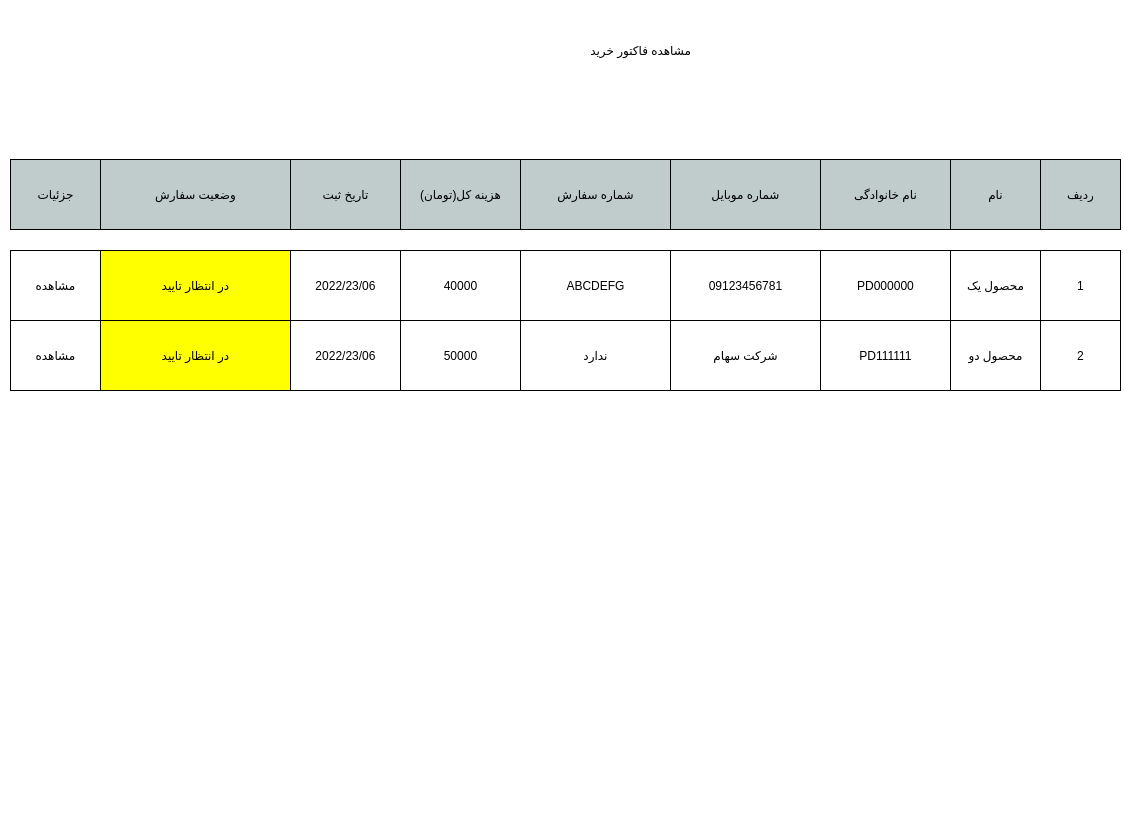
<?xml version="1.0" encoding="UTF-8"?>
<ui version="4.0">
 <class>mainWindow</class>
 <widget class="QDialog" name="mainWindow">
  <property name="geometry">
   <rect>
    <x>0</x>
    <y>0</y>
    <width>1124</width>
    <height>832</height>
   </rect>
  </property>
  <property name="windowTitle">
   <string>Dialog</string>
  </property>
  <property name="styleSheet">
   <string notr="true">#mainWindow{
background-color : #fff
}</string>
  </property>
  <widget class="QWidget" name="headerSection" native="true">
   <property name="geometry">
    <rect>
     <x>0</x>
     <y>0</y>
     <width>1121</width>
     <height>161</height>
    </rect>
   </property>
   <property name="styleSheet">
    <string notr="true">#headerSection{
	border : 1px solid #fff

}</string>
   </property>
   <widget class="QLabel" name="label">
    <property name="geometry">
     <rect>
      <x>400</x>
      <y>30</y>
      <width>291</width>
      <height>41</height>
     </rect>
    </property>
    <property name="styleSheet">
     <string notr="true">font: 22pt &quot;B narm&quot;;</string>
    </property>
    <property name="text">
     <string>مشاهده فاکتور خرید</string>
    </property>
   </widget>
   <widget class="QLabel" name="count_lbl">
    <property name="geometry">
     <rect>
      <x>800</x>
      <y>110</y>
      <width>241</width>
      <height>20</height>
     </rect>
    </property>
    <property name="styleSheet">
     <string notr="true">font: 14pt &quot;B Nazanin&quot;;</string>
    </property>
    <property name="text">
     <string/>
    </property>
   </widget>
  </widget>
  <widget class="QWidget" name="widget" native="true">
   <property name="geometry">
    <rect>
     <x>0</x>
     <y>159</y>
     <width>1121</width>
     <height>81</height>
    </rect>
   </property>
   <widget class="QPushButton" name="pushButton">
    <property name="geometry">
     <rect>
      <x>950</x>
      <y>0</y>
      <width>91</width>
      <height>71</height>
     </rect>
    </property>
    <property name="styleSheet">
     <string notr="true">border:1px solid #000;
background-color: rgb(191, 204, 203);</string>
    </property>
    <property name="text">
     <string>نام</string>
    </property>
   </widget>
   <widget class="QPushButton" name="pushButton_2">
    <property name="geometry">
     <rect>
      <x>820</x>
      <y>0</y>
      <width>131</width>
      <height>71</height>
     </rect>
    </property>
    <property name="styleSheet">
     <string notr="true">border:1px solid #000;
background-color: rgb(191, 204, 203);</string>
    </property>
    <property name="text">
     <string>نام خانوادگی</string>
    </property>
   </widget>
   <widget class="QPushButton" name="pushButton_3">
    <property name="geometry">
     <rect>
      <x>670</x>
      <y>0</y>
      <width>151</width>
      <height>71</height>
     </rect>
    </property>
    <property name="styleSheet">
     <string notr="true">border:1px solid #000;
background-color: rgb(191, 204, 203);</string>
    </property>
    <property name="text">
     <string>شماره موبایل</string>
    </property>
   </widget>
   <widget class="QPushButton" name="pushButton_4">
    <property name="geometry">
     <rect>
      <x>1040</x>
      <y>0</y>
      <width>81</width>
      <height>71</height>
     </rect>
    </property>
    <property name="styleSheet">
     <string notr="true">border:1px solid #000;
background-color: rgb(191, 204, 203);</string>
    </property>
    <property name="text">
     <string>ردیف</string>
    </property>
   </widget>
   <widget class="QPushButton" name="pushButton_6">
    <property name="geometry">
     <rect>
      <x>520</x>
      <y>0</y>
      <width>151</width>
      <height>71</height>
     </rect>
    </property>
    <property name="styleSheet">
     <string notr="true">border:1px solid #000;
background-color: rgb(191, 204, 203);</string>
    </property>
    <property name="text">
     <string>شماره سفارش</string>
    </property>
   </widget>
   <widget class="QPushButton" name="pushButton_7">
    <property name="geometry">
     <rect>
      <x>400</x>
      <y>0</y>
      <width>121</width>
      <height>71</height>
     </rect>
    </property>
    <property name="styleSheet">
     <string notr="true">border:1px solid #000;
background-color: rgb(191, 204, 203);</string>
    </property>
    <property name="text">
     <string>هزینه کل(تومان)</string>
    </property>
   </widget>
   <widget class="QPushButton" name="pushButton_8">
    <property name="geometry">
     <rect>
      <x>290</x>
      <y>0</y>
      <width>111</width>
      <height>71</height>
     </rect>
    </property>
    <property name="styleSheet">
     <string notr="true">border:1px solid #000;
background-color: rgb(191, 204, 203);</string>
    </property>
    <property name="text">
     <string>تاریخ ثبت</string>
    </property>
   </widget>
   <widget class="QPushButton" name="pushButton_9">
    <property name="geometry">
     <rect>
      <x>10</x>
      <y>0</y>
      <width>91</width>
      <height>71</height>
     </rect>
    </property>
    <property name="styleSheet">
     <string notr="true">border:1px solid #000;
background-color: rgb(191, 204, 203);</string>
    </property>
    <property name="text">
     <string>جزئیات</string>
    </property>
   </widget>
   <widget class="QPushButton" name="pushButton_14">
    <property name="geometry">
     <rect>
      <x>100</x>
      <y>0</y>
      <width>191</width>
      <height>71</height>
     </rect>
    </property>
    <property name="styleSheet">
     <string notr="true">border:1px solid #000;
background-color: rgb(191, 204, 203);</string>
    </property>
    <property name="text">
     <string>وضعیت سفارش</string>
    </property>
   </widget>
  </widget>
  <widget class="QPushButton" name="pushButton_10">
   <property name="geometry">
    <rect>
     <x>1040</x>
     <y>250</y>
     <width>81</width>
     <height>71</height>
    </rect>
   </property>
   <property name="styleSheet">
    <string notr="true">border:1px solid #000;
background-color  : transparent;
</string>
   </property>
   <property name="text">
    <string>1</string>
   </property>
  </widget>
  <widget class="QPushButton" name="pushButton_11">
   <property name="geometry">
    <rect>
     <x>950</x>
     <y>250</y>
     <width>91</width>
     <height>71</height>
    </rect>
   </property>
   <property name="styleSheet">
    <string notr="true">border:1px solid #000;
background-color  : transparent;</string>
   </property>
   <property name="text">
    <string>محصول یک</string>
   </property>
  </widget>
  <widget class="QPushButton" name="pushButton_12">
   <property name="geometry">
    <rect>
     <x>820</x>
     <y>250</y>
     <width>131</width>
     <height>71</height>
    </rect>
   </property>
   <property name="styleSheet">
    <string notr="true">border:1px solid #000;
background-color  : transparent;</string>
   </property>
   <property name="text">
    <string>PD000000</string>
   </property>
  </widget>
  <widget class="QPushButton" name="pushButton_13">
   <property name="geometry">
    <rect>
     <x>670</x>
     <y>250</y>
     <width>151</width>
     <height>71</height>
    </rect>
   </property>
   <property name="styleSheet">
    <string notr="true">border:1px solid #000;
background-color  : transparent;</string>
   </property>
   <property name="text">
    <string>09123456781</string>
   </property>
  </widget>
  <widget class="QPushButton" name="pushButton_16">
   <property name="geometry">
    <rect>
     <x>520</x>
     <y>250</y>
     <width>151</width>
     <height>71</height>
    </rect>
   </property>
   <property name="styleSheet">
    <string notr="true">border:1px solid #000;
background-color  : transparent;</string>
   </property>
   <property name="text">
    <string>ABCDEFG</string>
   </property>
  </widget>
  <widget class="QPushButton" name="pushButton_17">
   <property name="geometry">
    <rect>
     <x>400</x>
     <y>250</y>
     <width>121</width>
     <height>71</height>
    </rect>
   </property>
   <property name="styleSheet">
    <string notr="true">border:1px solid #000;
background-color  : transparent;</string>
   </property>
   <property name="text">
    <string>40000</string>
   </property>
  </widget>
  <widget class="QPushButton" name="pushButton_18">
   <property name="geometry">
    <rect>
     <x>290</x>
     <y>250</y>
     <width>111</width>
     <height>71</height>
    </rect>
   </property>
   <property name="styleSheet">
    <string notr="true">border:1px solid #000;
background-color  : transparent;</string>
   </property>
   <property name="text">
    <string>2022/23/06</string>
   </property>
  </widget>
  <widget class="QPushButton" name="pushButton_19">
   <property name="geometry">
    <rect>
     <x>1040</x>
     <y>320</y>
     <width>81</width>
     <height>71</height>
    </rect>
   </property>
   <property name="styleSheet">
    <string notr="true">border:1px solid #000;
background-color  : transparent;</string>
   </property>
   <property name="text">
    <string>2</string>
   </property>
  </widget>
  <widget class="QPushButton" name="pushButton_20">
   <property name="geometry">
    <rect>
     <x>950</x>
     <y>320</y>
     <width>91</width>
     <height>71</height>
    </rect>
   </property>
   <property name="styleSheet">
    <string notr="true">border:1px solid #000;
background-color  : transparent;</string>
   </property>
   <property name="text">
    <string>محصول دو</string>
   </property>
  </widget>
  <widget class="QPushButton" name="pushButton_21">
   <property name="geometry">
    <rect>
     <x>820</x>
     <y>320</y>
     <width>131</width>
     <height>71</height>
    </rect>
   </property>
   <property name="styleSheet">
    <string notr="true">border:1px solid #000;
background-color  : transparent;</string>
   </property>
   <property name="text">
    <string>PD111111</string>
   </property>
  </widget>
  <widget class="QPushButton" name="pushButton_22">
   <property name="geometry">
    <rect>
     <x>670</x>
     <y>320</y>
     <width>151</width>
     <height>71</height>
    </rect>
   </property>
   <property name="styleSheet">
    <string notr="true">border:1px solid #000;
background-color  : transparent;</string>
   </property>
   <property name="text">
    <string>شرکت سهام</string>
   </property>
  </widget>
  <widget class="QPushButton" name="pushButton_25">
   <property name="geometry">
    <rect>
     <x>520</x>
     <y>320</y>
     <width>151</width>
     <height>71</height>
    </rect>
   </property>
   <property name="styleSheet">
    <string notr="true">border:1px solid #000;
background-color  : transparent;</string>
   </property>
   <property name="text">
    <string>ندارد</string>
   </property>
  </widget>
  <widget class="QPushButton" name="pushButton_26">
   <property name="geometry">
    <rect>
     <x>400</x>
     <y>320</y>
     <width>121</width>
     <height>71</height>
    </rect>
   </property>
   <property name="styleSheet">
    <string notr="true">border:1px solid #000;
background-color  : transparent;</string>
   </property>
   <property name="text">
    <string>50000</string>
   </property>
  </widget>
  <widget class="QPushButton" name="pushButton_27">
   <property name="geometry">
    <rect>
     <x>290</x>
     <y>320</y>
     <width>111</width>
     <height>71</height>
    </rect>
   </property>
   <property name="styleSheet">
    <string notr="true">border:1px solid #000;
background-color  : transparent;</string>
   </property>
   <property name="text">
    <string>2022/23/06</string>
   </property>
  </widget>
  <widget class="QPushButton" name="pushButton_24">
   <property name="geometry">
    <rect>
     <x>10</x>
     <y>250</y>
     <width>91</width>
     <height>71</height>
    </rect>
   </property>
   <property name="styleSheet">
    <string notr="true">border:1px solid #000;
background-color  : transparent;
font: 15pt &quot;B koodak&quot;;</string>
   </property>
   <property name="text">
    <string>مشاهده</string>
   </property>
  </widget>
  <widget class="QPushButton" name="pushButton_28">
   <property name="geometry">
    <rect>
     <x>10</x>
     <y>320</y>
     <width>91</width>
     <height>71</height>
    </rect>
   </property>
   <property name="styleSheet">
    <string notr="true">border:1px solid #000;
background-color  : transparent;
font: 15pt &quot;B koodak&quot;;</string>
   </property>
   <property name="text">
    <string>مشاهده</string>
   </property>
  </widget>
  <widget class="QPushButton" name="pushButton_29">
   <property name="geometry">
    <rect>
     <x>100</x>
     <y>250</y>
     <width>191</width>
     <height>71</height>
    </rect>
   </property>
   <property name="styleSheet">
    <string notr="true">border:1px solid #000;
background-color  : yellow;
font: 18pt &quot;B Nazanin&quot;;</string>
   </property>
   <property name="text">
    <string>در انتظار تایید</string>
   </property>
  </widget>
  <widget class="QPushButton" name="pushButton_30">
   <property name="geometry">
    <rect>
     <x>100</x>
     <y>320</y>
     <width>191</width>
     <height>71</height>
    </rect>
   </property>
   <property name="styleSheet">
    <string notr="true">border:1px solid #000;
background-color  : yellow;
font: 18pt &quot;B Nazanin&quot;;</string>
   </property>
   <property name="text">
    <string>در انتظار تایید</string>
   </property>
  </widget>
 </widget>
 <resources/>
 <connections/>
</ui>
